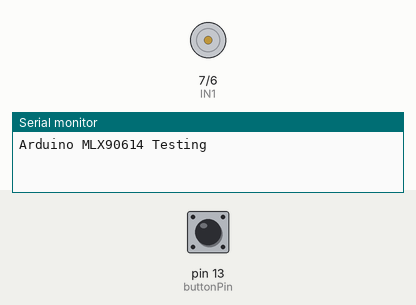
A sketch run on a simulated Arduino Uno, built with avr-gcc and run on an emulated ATmega328P. Parts: motor-driver pin pairs drawn as motors (green arrow = first pin HIGH = forward, orange = second pin HIGH = backward, longer = more drive, scaled by the enable pin), the last lines printed to the serial monitor. Inputs (shaded band) come from the test bench; at power-on: pin 13 (buttonPin) HIGH.

Above: at 1.2 s.
1.3 s: pin 13 (buttonPin) pulled LOW for 1 s
At 1.44 s:
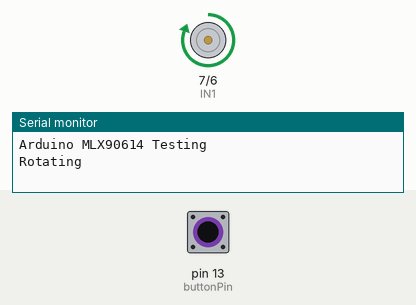
3.9 s: pin 13 (buttonPin) pulled LOW for 3.2 s
At 4.32 s:
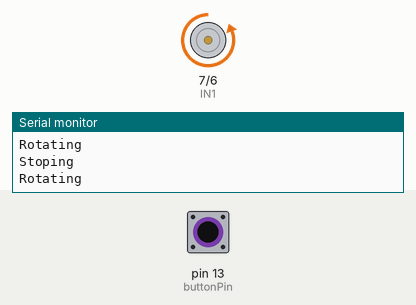
8.6 s: pin 13 (buttonPin) driven LOW
At 8.74 s:
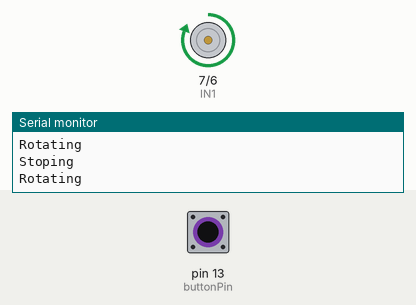
11.6 s: pin 13 (buttonPin) driven HIGH
Timing chart, 0 to 14.1 s (numbered marks = the images above; inputs shaded):
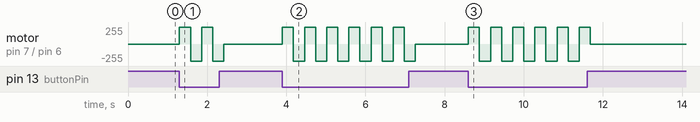

The sketch:

Moter.ino
```cpp
#include <Wire.h>
#include <Adafruit_MLX90614.h>
Adafruit_MLX90614 mlx = Adafruit_MLX90614();

#define ENCA 2 // YELLOW
#define ENCB 3 // WHITE
#define PWM 5
#define IN2 6
#define IN1 7

const int buttonPin = 13;
int buttonState = 0;
// motor direction
int dir = 1;


void setup() {
  Serial.begin(9600);
  pinMode(PWM,OUTPUT);
  pinMode(IN1,OUTPUT);
  pinMode(IN2,OUTPUT);

  Serial.println("Arduino MLX90614 Testing");
  mlx.begin();

}

void loop() {


  buttonState = digitalRead(buttonPin);

  if (buttonState == LOW) {
    setMotor(dir, 255, PWM, IN1, IN2);
    Serial.println("Rotating");
    dir = -dir; // reverse direction
    delay(280);
    setMotor(1, 0, PWM, IN1, IN2);
    Serial.println("Stoping");
  }

}

void setMotor(int dir, int pwmVal, int pwm, int in1, int in2){
  analogWrite(pwm,pwmVal);
  if(dir == 1){
    digitalWrite(in1,HIGH);
    digitalWrite(in2,LOW);
  }
  else if(dir == -1){
    digitalWrite(in1,LOW);
    digitalWrite(in2,HIGH);
  }
  else{
    digitalWrite(in1,LOW);
    digitalWrite(in2,LOW);
  }
}

void readTempreture(){
  Serial.print("Ambient = "); Serial.print(mlx.readAmbientTempC());
  Serial.print("*C\tObject = "); Serial.print(mlx.readObjectTempC()); Serial.println("*C");
  Serial.print("Ambient = "); Serial.print(mlx.readAmbientTempF());
  Serial.print("*F\tObject = "); Serial.print(mlx.readObjectTempF()); Serial.println("*F");
  Serial.println();
}
```

Measured:
- after the input at 1.3 s, motor on pin 7 (IN1) / pin 6 (IN2): stopped → forward 255/255 at once, → backward 255/255 0.28 s later, → forward 255/255 0.28 s later, → backward 255/255 0.28 s later, … (5 changes in this stretch)
- after the input at 3.9 s, motor on pin 7 (IN1) / pin 6 (IN2): stopped → forward 255/255 at once, then repeats every 0.56 s: backward 255/255 0.28 s, forward 255/255 0.28 s, until it stays stopped from 7.3 s
- after the input at 8.6 s, motor on pin 7 (IN1) / pin 6 (IN2): alternates forward 255/255 for 0.28 s and backward 255/255 for 0.28 s, starting at once
